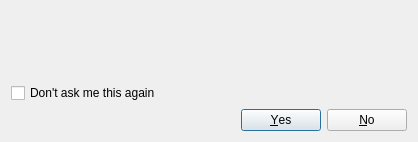
<?xml version="1.0" encoding="UTF-8"?>
<ui version="4.0">
 <class>reConfirmationDialog</class>
 <widget class="QDialog" name="reConfirmationDialog">
  <property name="geometry">
   <rect>
    <x>0</x>
    <y>0</y>
    <width>418</width>
    <height>142</height>
   </rect>
  </property>
  <property name="windowTitle">
   <string/>
  </property>
  <layout class="QVBoxLayout" name="verticalLayout">
   <item>
    <widget class="QLabel" name="message">
     <property name="text">
      <string/>
     </property>
     <property name="alignment">
      <set>Qt::AlignLeading|Qt::AlignLeft|Qt::AlignTop</set>
     </property>
     <property name="wordWrap">
      <bool>true</bool>
     </property>
    </widget>
   </item>
   <item>
    <widget class="QCheckBox" name="cbStopAsking">
     <property name="text">
      <string>Don't ask me this again</string>
     </property>
    </widget>
   </item>
   <item>
    <widget class="QDialogButtonBox" name="buttonBox">
     <property name="orientation">
      <enum>Qt::Horizontal</enum>
     </property>
     <property name="standardButtons">
      <set>QDialogButtonBox::No|QDialogButtonBox::Yes</set>
     </property>
    </widget>
   </item>
  </layout>
 </widget>
 <resources/>
 <connections>
  <connection>
   <sender>buttonBox</sender>
   <signal>accepted()</signal>
   <receiver>reConfirmationDialog</receiver>
   <slot>accept()</slot>
   <hints>
    <hint type="sourcelabel">
     <x>248</x>
     <y>254</y>
    </hint>
    <hint type="destinationlabel">
     <x>157</x>
     <y>274</y>
    </hint>
   </hints>
  </connection>
  <connection>
   <sender>buttonBox</sender>
   <signal>rejected()</signal>
   <receiver>reConfirmationDialog</receiver>
   <slot>reject()</slot>
   <hints>
    <hint type="sourcelabel">
     <x>316</x>
     <y>260</y>
    </hint>
    <hint type="destinationlabel">
     <x>286</x>
     <y>274</y>
    </hint>
   </hints>
  </connection>
 </connections>
</ui>
